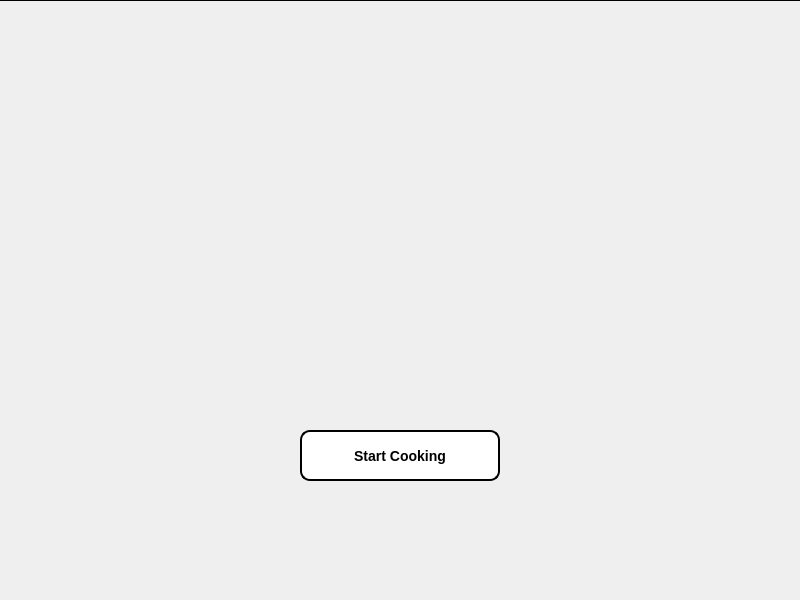
<?xml version="1.0" encoding="UTF-8"?>
<ui version="4.0">
 <class>MainWindow</class>
 <widget class="QMainWindow" name="MainWindow">
  <property name="enabled">
   <bool>true</bool>
  </property>
  <property name="geometry">
   <rect>
    <x>0</x>
    <y>0</y>
    <width>800</width>
    <height>600</height>
   </rect>
  </property>
  <property name="sizePolicy">
   <sizepolicy hsizetype="Fixed" vsizetype="Fixed">
    <horstretch>0</horstretch>
    <verstretch>0</verstretch>
   </sizepolicy>
  </property>
  <property name="windowTitle">
   <string>Recipe Maker</string>
  </property>
  <property name="autoFillBackground">
   <bool>false</bool>
  </property>
  <property name="styleSheet">
   <string notr="true"/>
  </property>
  <widget class="QWidget" name="centralwidget">
   <widget class="QPushButton" name="startButton">
    <property name="geometry">
     <rect>
      <x>300</x>
      <y>430</y>
      <width>200</width>
      <height>51</height>
     </rect>
    </property>
    <property name="cursor">
     <cursorShape>PointingHandCursor</cursorShape>
    </property>
    <property name="layoutDirection">
     <enum>Qt::LeftToRight</enum>
    </property>
    <property name="autoFillBackground">
     <bool>false</bool>
    </property>
    <property name="styleSheet">
     <string notr="true">   background-color: white;
    border-style: outset;
    border-width: 2px;
    border-radius: 10px;
    border-color: black;
    font: bold 14px;
    min-width: 10em;
    padding: 6px;</string>
    </property>
    <property name="text">
     <string>Start Cooking</string>
    </property>
   </widget>
   <widget class="QLabel" name="label">
    <property name="geometry">
     <rect>
      <x>-60</x>
      <y>0</y>
      <width>951</width>
      <height>601</height>
     </rect>
    </property>
    <property name="sizePolicy">
     <sizepolicy hsizetype="Fixed" vsizetype="Fixed">
      <horstretch>0</horstretch>
      <verstretch>0</verstretch>
     </sizepolicy>
    </property>
    <property name="minimumSize">
     <size>
      <width>1</width>
      <height>0</height>
     </size>
    </property>
    <property name="frameShape">
     <enum>QFrame::Box</enum>
    </property>
    <property name="text">
     <string/>
    </property>
    <property name="pixmap">
     <pixmap>images/splash-screen.jpg</pixmap>
    </property>
    <property name="scaledContents">
     <bool>true</bool>
    </property>
    <property name="indent">
     <number>0</number>
    </property>
   </widget>
   <zorder>label</zorder>
   <zorder>startButton</zorder>
  </widget>
  <widget class="QMenuBar" name="menubar">
   <property name="geometry">
    <rect>
     <x>0</x>
     <y>0</y>
     <width>800</width>
     <height>21</height>
    </rect>
   </property>
  </widget>
 </widget>
 <resources/>
 <connections/>
</ui>
